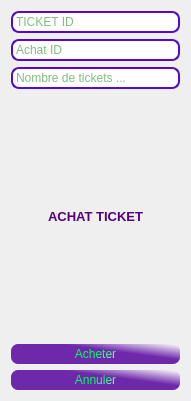
      <widget class="QWidget" name="verticalLayoutWidget">
       <property name="geometry">
        <rect>
         <x>700</x>
         <y>60</y>
         <width>191</width>
         <height>401</height>
        </rect>
       </property>
       <layout class="QVBoxLayout" name="verticalLayout">
        <item>
         <widget class="QLineEdit" name="t_id_achat">
          <property name="styleSheet">
           <string notr="true">QLineEdit {
	font: 8pt &quot;Times New Roman&quot;;
padding: 1px;
border-style: solid;
border: 2px solid rgb(85,10,205);
border-radius: 8px;
font-color:green;
 background-color:white;
color:green;
}

QLineEdit:focus
{
  border-color:rgb(200,50,10);
}</string>
          </property>
          <property name="placeholderText">
           <string>TICKET ID</string>
          </property>
         </widget>
        </item>
        <item>
         <widget class="QLineEdit" name="a_id">
          <property name="styleSheet">
           <string notr="true">QLineEdit {
	font: 8pt &quot;Times New Roman&quot;;
padding: 1px;
border-style: solid;
border: 2px solid rgb(85,10,205);
border-radius: 8px;
font-color:green;
 background-color:white;
color:green;
}

QLineEdit:focus
{
  border-color:rgb(200,50,10);
}</string>
          </property>
          <property name="placeholderText">
           <string>Achat ID</string>
          </property>
         </widget>
        </item>
        <item>
         <widget class="QLineEdit" name="t_quantite_achat">
          <property name="styleSheet">
           <string notr="true">QLineEdit {
	font: 8pt &quot;Times New Roman&quot;;
padding: 1px;
border-style: solid;
border: 2px solid rgb(85,10,205);
border-radius: 8px;
font-color:green;
 background-color:white;
color:green;
}

QLineEdit:focus
{
  border-color:rgb(200,50,10);
}</string>
          </property>
          <property name="placeholderText">
           <string>Nombre de tickets ...</string>
          </property>
         </widget>
        </item>
        <item>
         <widget class="QLabel" name="label_19">
          <property name="text">
           <string>&lt;html&gt;&lt;head/&gt;&lt;body&gt;&lt;p align=&quot;center&quot;&gt;&lt;span style=&quot; font-size:10pt; font-weight:600; color:#55007f;&quot;&gt;ACHAT TICKET&lt;/span&gt;&lt;/p&gt;&lt;/body&gt;&lt;/html&gt;</string>
          </property>
         </widget>
        </item>
        <item>
         <widget class="QPushButton" name="acheter_t">
          <property name="styleSheet">
           <string notr="true">QPushButton

 {
      border-style: groove;
      border-radius: 7;
      padding: 3px;

     color: qlineargradient(spread:pad, x1:0.439, y1:0.5, x2:1, y2:1, stop:0.134783 rgba(0, 255, 94, 255), stop:1 rgba(255, 255, 255, 255));

  background-color: qlineargradient(spread:pad, x1:0.565, y1:0.386364, x2:1, y2:0, stop:0.0869565 rgba(110, 40, 170, 255), stop:1 rgba(255, 255, 255, 255));
   
  font: 75 8pt &quot;Arial Narrow&quot;;
  }


QPushButton:focus

 {

  
    background-color: qlineargradient(spread:pad, x1:0, y1:0, x2:1, y2:1, stop:0.491304 rgba(255, 0, 0, 255), stop:1 rgba(255, 255, 255, 255));
 }

QPushButton:hover

 {
    background-color: qlineargradient(spread:pad, x1:0, y1:0, x2:1, y2:1, stop:0.491304 rgba(255, 0, 0, 255), stop:1 rgba(255, 255, 255, 255));

 }</string>
          </property>
          <property name="text">
           <string>Acheter</string>
          </property>
         </widget>
        </item>
        <item>
         <widget class="QPushButton" name="cancelBtn">
          <property name="styleSheet">
           <string notr="true">QPushButton

 {
      border-style: groove;
      border-radius: 7;
      padding: 3px;

     color: qlineargradient(spread:pad, x1:0.439, y1:0.5, x2:1, y2:1, stop:0.134783 rgba(0, 255, 94, 255), stop:1 rgba(255, 255, 255, 255));

  background-color: qlineargradient(spread:pad, x1:0.565, y1:0.386364, x2:1, y2:0, stop:0.0869565 rgba(110, 40, 170, 255), stop:1 rgba(255, 255, 255, 255));
   
  font: 75 8pt &quot;Arial Narrow&quot;;
  }


QPushButton:focus

 {

  
    background-color: qlineargradient(spread:pad, x1:0, y1:0, x2:1, y2:1, stop:0.491304 rgba(255, 0, 0, 255), stop:1 rgba(255, 255, 255, 255));
 }

QPushButton:hover

 {
    background-color: qlineargradient(spread:pad, x1:0, y1:0, x2:1, y2:1, stop:0.491304 rgba(255, 0, 0, 255), stop:1 rgba(255, 255, 255, 255));

 }</string>
          </property>
          <property name="text">
           <string>Annuler</string>
          </property>
         </widget>
        </item>
       </layout>
      </widget>
